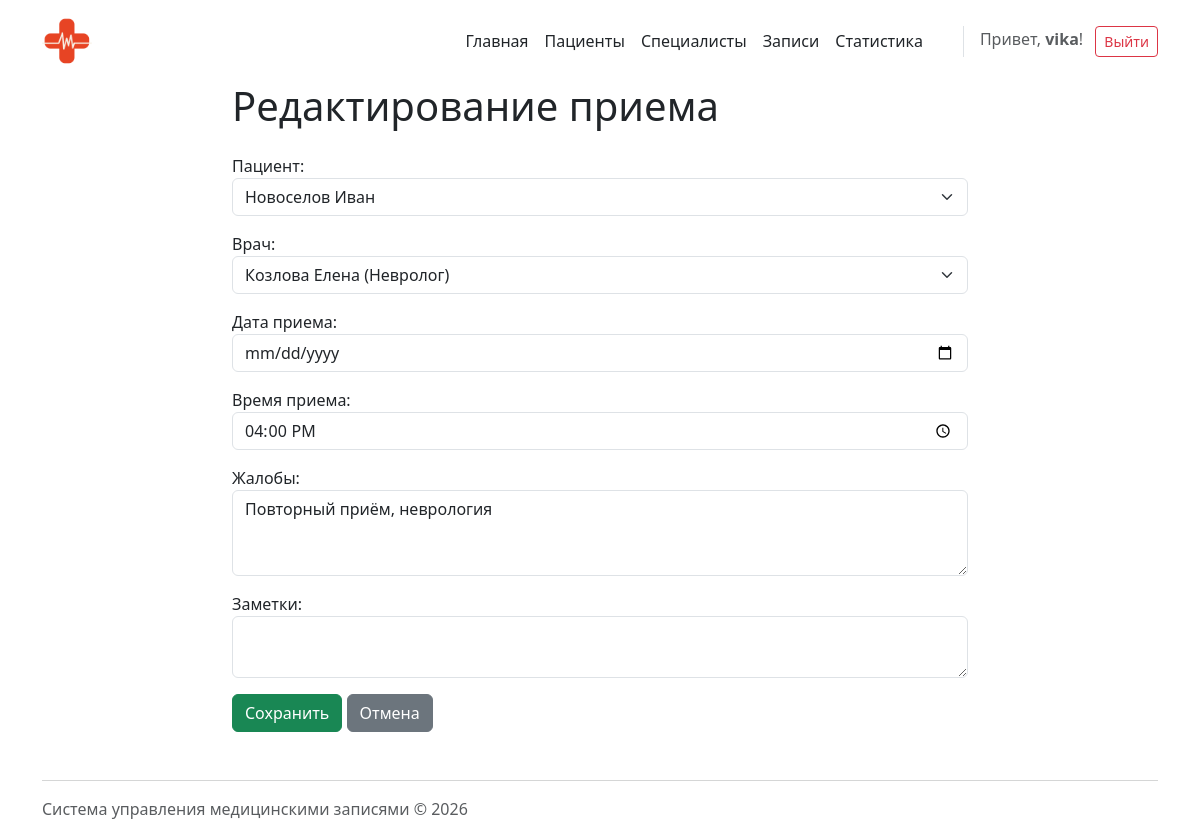
Before: /appointments/6/edit/ (signed in) with the older database file.
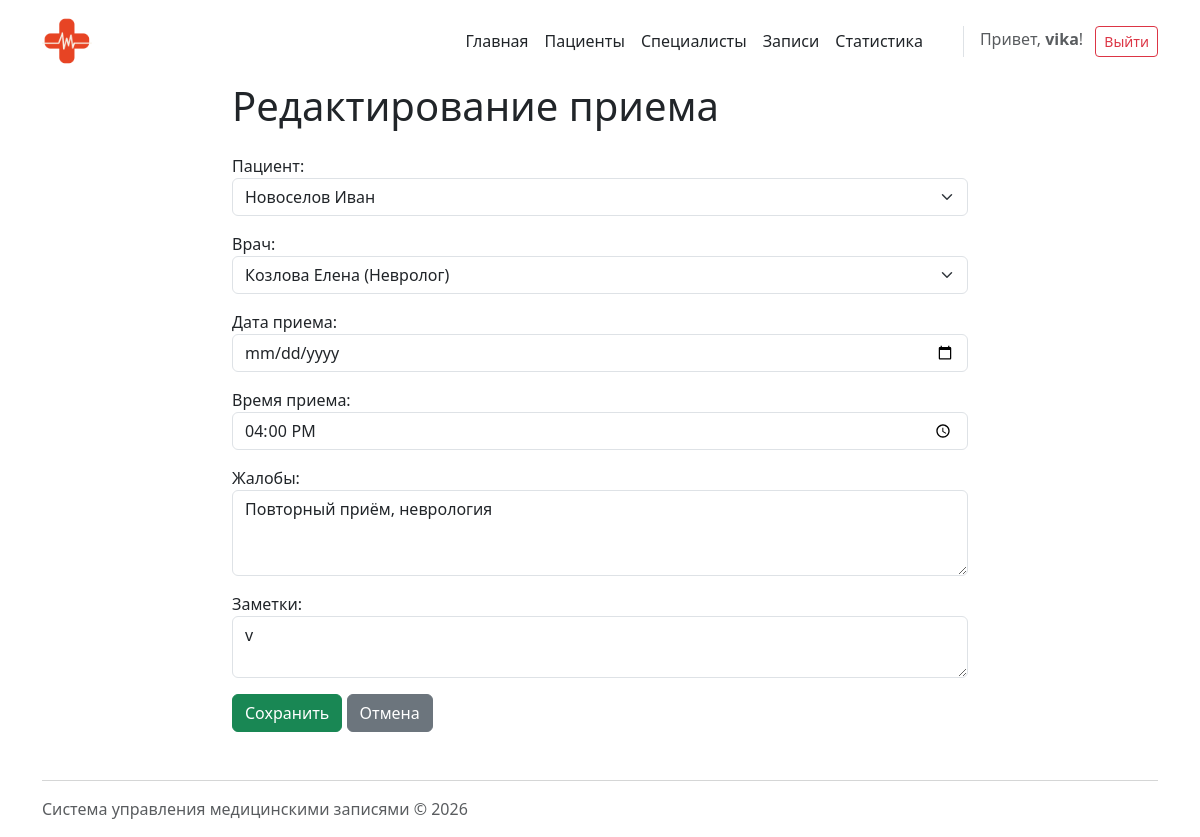
After: the same page with the newer database file.
### appointments/models.py (models this page shows, shortened)
class Appointment(models.Model):
    class Status(models.TextChoices):
        SCHEDULED = 'scheduled', 'Запланировано'
        COMPLETED = 'completed', 'Завершено'
        CANCELLED = 'cancelled', 'Отменено'
    patient = models.ForeignKey(Patient, on_delete=models.CASCADE, related_name="appointments", verbose_name="Пациент")
    specialist = models.ForeignKey(Specialist, on_delete=models.PROTECT, related_name="appointments", verbose_name="Специалист")
    appointment_date = models.DateField(verbose_name="Дата приема")
    appointment_time = models.TimeField(verbose_name="Время приема")
    status = models.CharField(
        max_length=20,
        choices=Status.choices,
        default=Status.SCHEDULED,
        verbose_name="Статус"
    )
    complaint = models.TextField(blank=True, null=True, verbose_name="Жалобы")
    diagnosis = models.TextField(blank=True, null=True, verbose_name="Диагноз")
    notes = models.TextField(blank=True, null=True, verbose_name="Заметки")
    objects = AppointmentQuerySet.as_manager()
    class Meta:
        verbose_name = "Запись на прием"
        verbose_name_plural = "Записи на прием"

### appointments/views.py (the view, shortened to what this page needs)
# urls.py: path('<int:appointment_id>/edit/', views.AppointmentUpdateView.as_view(), name='edit'),
class AppointmentUpdateView(LoginRequiredMixin, DataMixin, UpdateView):
    model = Appointment
    form_class = AppointmentForm
    template_name = 'appointments/appointment_form.html'
    success_url = reverse_lazy('appointments:list')
    pk_url_kwarg = 'appointment_id'
    title = 'Редактирование приема'

### appointments/forms.py (shortened to what this page needs)
class AppointmentForm(forms.ModelForm):
    class Meta:
        model = Appointment
        fields = ['patient', 'specialist', 'appointment_date', 'appointment_time', 'complaint', 'notes']
        labels = {
            'patient': 'Пациент',
            'specialist': 'Врач',
            'appointment_date': 'Дата приема',
            'appointment_time': 'Время приема',
            'complaint': 'Жалобы',
            'notes': 'Заметки',
        }
        widgets = {
            'appointment_date': forms.DateInput(attrs={'type': 'date', 'class': 'form-control'}),
            'appointment_time': forms.TimeInput(attrs={'type': 'time', 'class': 'form-control'}),
            'complaint': forms.Textarea(attrs={'rows': 3, 'class': 'form-control'}),
            'notes': forms.Textarea(attrs={'rows': 2, 'class': 'form-control'}),
            'patient': forms.Select(attrs={'class': 'form-select'}),
            'specialist': forms.Select(attrs={'class': 'form-select'}),
        }

### appointments/mixins.py (called while the page is built)
    def get_context_data(self, **kwargs):
        context = super().get_context_data(**kwargs)
        if self.title:
            context['title'] = self.title
        return context

### appointments/templates/appointments/appointment_form.html (shortened to what this page needs)
{% extends "base.html" %}
{% block content %}
<div class="row justify-content-center">
    <div class="col-md-8">
        <h1>{% if form.instance.id %}Редактирование приема{% else %}Новый прием{% endif %}</h1>
        <form method="post" class="mt-4">
            {% for field in form %}
                <div class="mb-3">
                    {{ field.label_tag }}
                    {{ field }}
                </div>
            {% endfor %}
            <button type="submit" class="btn btn-success">Сохранить</button>
            <a href="{% url 'appointments:list' %}" class="btn btn-secondary">Отмена</a>
        </form>
    </div>
</div>
{% endblock %}

Changed rows visible on the page:
changed Appointment "Новоселов Иван": notes (not shown) → "v"
